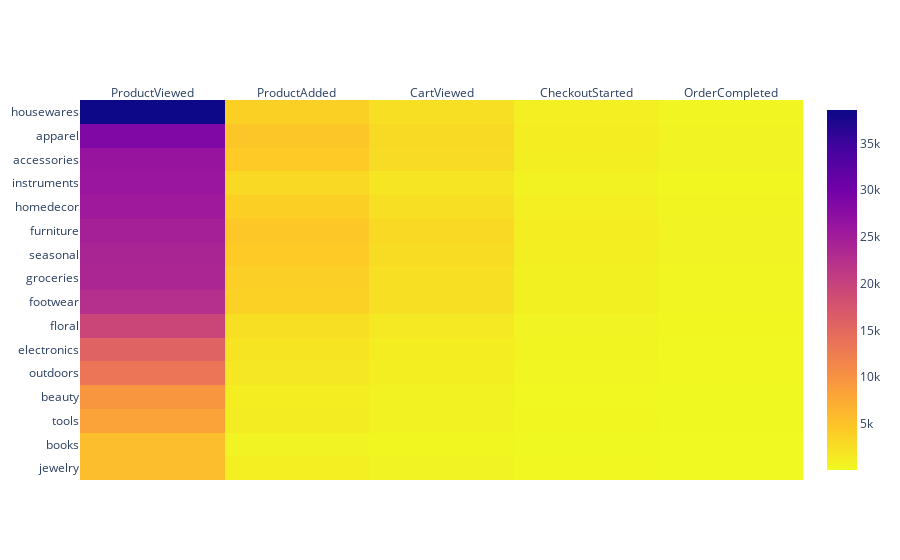

Here is the notebook cell this chart was saved with:
### Code cell
#Conversion Absolute heatmap
df_i = (df_interactions.set_index('category')[inter_seq[1:]]
        .sort_values(by=['ProductViewed']))
plt.figure(figsize=(6,5))

fig = go.Figure(data =
     go.Heatmap(x = df_i.columns, y = df_i.index.values,
                z = df_i.values,
               colorscale = 'plasma_r'))

fig.update_xaxes(side="top")
fig.show()

### Figure 1 — Plotly figure (JSON) as saved in the notebook; plotly's stock layout.template omitted (floating-point values rounded to 4 significant figures)
{"data": [{"colorscale": [[0, "#f0f921"], [0.1111, "#fdca26"], [0.2222, "#fb9f3a"], [0.3333, "#ed7953"], [0.4444, "#d8576b"], [0.5556, "#bd3786"], [0.6667, "#9c179e"], [0.7778, "#7201a8"], [0.8889, "#46039f"], [1, "#0d0887"]], "type": "heatmap", "x": ["ProductViewed", "ProductAdded", "CartViewed", "CheckoutStarted", "OrderCompleted"], "y": ["jewelry", "books", "tools", "beauty", "outdoors", "electronics", "floral", "footwear", "groceries", "seasonal", "furniture", "homedecor", "instruments", "accessories", "apparel", "housewares"], "z": [[5565, 975, 600, 255, 124], [5582, 565, 374, 163, 79], [8248, 1221, 746, 325, 149], [9632, 1189, 728, 303, 161], [13357, 1749, 1067, 436, 220], [15662, 1973, 1213, 489, 237], [19394, 2403, 1501, 625, 312], [22518, 3753, 2359, 934, 447], [23842, 3935, 2462, 932, 461], [23896, 4360, 2755, 1062, 520], [24535, 4688, 2972, 1161, 589], [25421, 3889, 2451, 953, 494], [25930, 3000, 1893, 752, 383], [26276, 4351, 2802, 1078, 556], [28547, 4722, 2861, 1203, 607], [38559, 3779, 2311, 967, 480]]}], "layout": {"xaxis": {"side": "top"}}}
